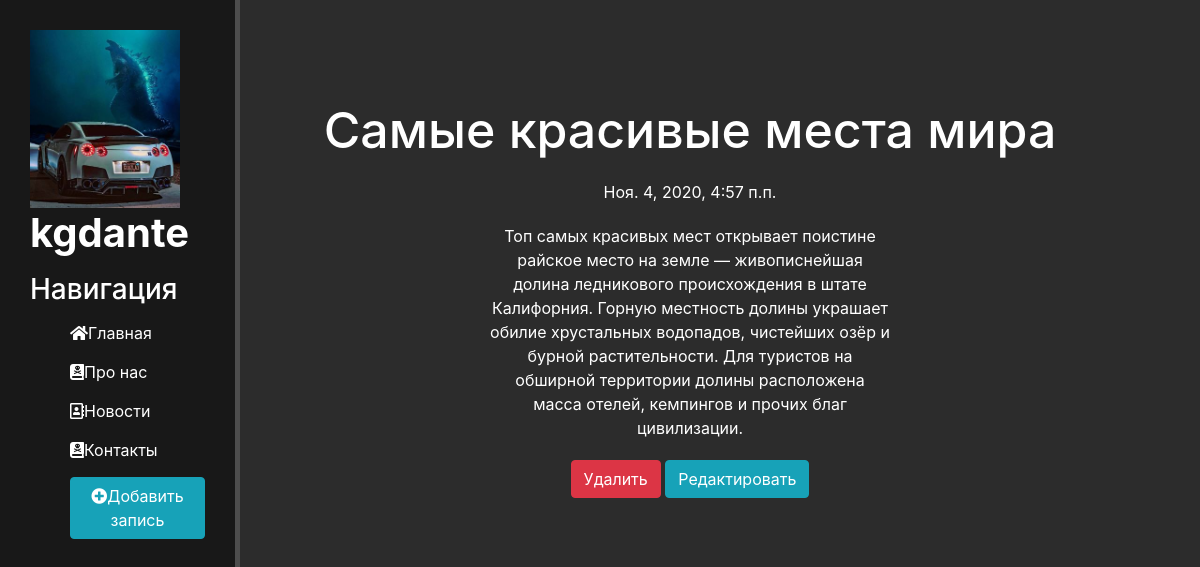
Screenshot of /news/1 with the database file from the repository.
### news/models.py (models this page shows, shortened)
class Artiles(models.Model):
    title = models.CharField('Название', max_length=50)
    anons = models.CharField('Анонс', max_length=250)
    full_text = models.TextField('Статья')
    date = models.DateTimeField('Дата публикации')
    class Meta:
        verbose_name = 'Новость'
        verbose_name_plural = 'Новости'

### news/views.py (the view)
# urls.py: path('<int:pk>', views.NewsDetailView.as_view(), name='news-detail'),
class NewsDetailView(DetailView):
    model = Artiles
    template_name = 'news/details_view.html'
    context_object_name = 'article'

### news/templates/news/details_view.html (shortened to what this page needs)
{% extends 'main/layout.html' %}
{% block content %}
   <div class="features">
       <h1>{{ article.title }}</h1>
       <p>{{ article.date }}</p>
       <p>{{ article.full_text }}</p>
       <a href="{% url 'news-delete' article.id %}" class="btn btn-danger">Удалить</a>
       <a href="{% url 'news-update' article.id %}" class="btn btn-info">Редактировать</a>
   </div>
{% endblock %}

### main/static/main/css/main.css (style rules this page uses)
body { background:#2c2c2c; }
main .features { float: left; color: #fff; margin-top: 100px; text-align:center; width: 75%; }
main .features h1 { font-size: 50px }
main .features p { max-width: 400px; margin: 20px auto }

### rows the page displays
Artiles: title "Самые красивые места мира", date "Ноя. 4, 2020, 4:57 п.п.", full_text "Топ самых красивых мест открывает поистине райское место на земле — живописнейшая долина ледникового происхождения в штате Калифорния. Горную местность долины украшает обилие хрустальных водопадов, чистейших озёр и бурной растительности. Для туристов на обширной территории долины расположена масса отелей, кемпингов и прочих благ цивилизации."
